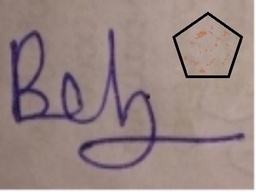
#> input picture test.jpg, 256 x 192 px, shrunk from 472 x 354 before the run
$ python main.py --image test.jpg
#> lines starting #> are read from the running program, lines starting #| are printed output that depends on the picture; after the words box and inside, x2 and y2 are one past the last pixel; in counts of white or black regions, pixels touching at a corner belong together
### DetectionOfCopyMoveForgery.py
import cv2
import os
import numpy as np
from math import sqrt


class DetectionofCopyMoveForgery:

    def __init__(self, img, height, width, blocksize,oklid_threshold,correlation_threshold,vec_len_threshold,num_ofvector_threshold):
        self.img = img
        self.height=height
        self.width=width
        self.blocksize = blocksize
        self.oklid_threshold = oklid_threshold
        self.correlation_threshold = correlation_threshold
        self.vec_len_threshold = vec_len_threshold
        self.num_ofvector_threshold = num_ofvector_threshold

        self.block_vector=[]
        self.sizeof_vector=16;
        self.hough_space = (self.height, self.width,2)
        self.hough_space = np.zeros(self.hough_space)
        self.shiftvector=[]


    def detection_forgery(self):

        self.dct_of_img()
        self.lexicographically_sort_of_vectors()
        self.correlation_of_vectors()

        #son olarakan belirlenen esik degerine gore ayni dogrultudaki shift vektor sayisina gore sahte alanlar belirleniyor.
        max=-1
        for i in range(self.height):
            for j in range(self.width):
                for h in range(2):
                    if(self.hough_space[i][j][h]) > max:
                        max = self.hough_space[i][j][h]
        for i in range(self.height):
            for j in range(self.width):
                self.img[i][j]=0

        for i in range(self.height):
            for j in range(self.width):
                for h in range(2):
                    if (self.hough_space[i][j][h]) >= (max - (max*self.num_ofvector_threshold/100)):
                        for k in range(len(self.shiftvector)):
                            if (self.shiftvector[k][0]==j and self.shiftvector[k][1]==i and self.shiftvector[k][2]==h):
                                cv2.rectangle(self.img,(self.shiftvector[k][3], self.shiftvector[k][4]),(self.shiftvector[k][3]+self.blocksize, self.shiftvector[k][4]+self.blocksize), (255), -1)
                                cv2.rectangle(self.img, (self.shiftvector[k][5], self.shiftvector[k][6]),(self.shiftvector[k][5] + self.blocksize, self.shiftvector[k][6] + self.blocksize), (255), -1)

        path = 'c:/xampp/htdocs/s8project/imguploads/copymove/'
        cv2.imwrite(os.path.join(path ,'copyout.jpg'), self.img)
        cv2.imshow("out",self.img)


    def dct_of_img(self):

        for r in range(0, self.height-self.blocksize, 1):
            for c in range(0, self.width-self.blocksize,1):

                block = self.img[r:r + self.blocksize, c:c + self.blocksize]
                imf = np.float32(block)
                dct = cv2.dct(imf)      # block block dst uyguluyoruz


                QUANTIZATION_MAT_10 = np.array([[80, 60, 50, 80, 120, 200, 255, 255], [55, 60, 70, 95, 130, 255, 255,255],
                                             [70, 65, 80, 120, 200, 255, 255, 255], [70, 85, 110, 145, 255, 255,255,255],
                                             [90, 110, 185,  255, 255,255,255,255], [120, 175, 255, 255,255,255, 255,255],
                                             [255, 255,255,255, 255,255,255,255], [255, 255,255,255, 255,255,255,255]])
                QUANTIZATION_MAT_50 = np.array([[16, 11, 10, 16, 24, 40, 51, 61], [12, 12, 14, 19, 26, 58, 60, 55],
                                             [14, 13, 16, 24, 40, 57, 69, 56], [14, 17, 22, 29, 51, 87, 80, 62],
                                             [18, 22, 37, 56, 68, 109, 103, 77], [24, 35, 55, 64, 81, 104, 113, 92],
                                             [49, 64, 78, 87, 103, 121, 120, 101], [72, 92, 95, 98, 112, 100, 103, 99]])

                QUANTIZATION_MAT_90 = np.array([[3, 2, 2, 3, 5, 8, 10, 12], [2, 2, 3, 4, 5, 12, 12, 11],
                                               [3, 3, 3, 5 ,8, 11, 14, 11], [3, 3, 4, 6, 10, 17, 16, 12],
                                               [4, 4, 7, 11, 14, 22, 21, 15], [5, 7, 11, 13, 16, 12, 23, 18],
                                               [10, 13, 16, 17, 21, 24, 24, 21], [14, 18, 19, 20, 22, 20, 20, 20]])

                # QUANTIZATION_MAT_50_16 = np.array([[2*16, 2.5*11, 2.5*10, 2.5*16,2.5*24,2.5*40,2.5*51,2.5*61,1,1,1,1,1,1,1,1],
                #                                    [2.5*12,2.5*12,2.5*14,2.5*19,2.5*26,2.5*58,2.5*60,2.5*55, 1,1,1,1,1,1,1,1],
                #                                    [2.5*14,2.5*13,2.5*16,2.5*24,2.5*40,2.5*57,2.5*69,2.5*56, 1,1,1,1,1,1,1,1],
                #                                    [2.5*14,2.5*17,2.5*22,2.5*29,2.5*51,2.5*87,2.5*80,2.5*62, 1,1,1,1,1,1,1,1],
                #                                    [2.5*18,2.5*22,2.5*37,2.5*56,2.5*68,2.5*109,2.5*103,2.5*77, 1,1,1,1,1,1,1,1],
                #                                    [2.5*24,2.5*35,2.5*55,2.5*64,2.5*81,2.5*104,2.5*113,2.5*92, 1,1,1,1,1,1,1,1],
                #                                    [2.5*49,2.5*64,2.5*78,2.5*87,2.5*103,2.5*121,2.5*120,2.5*101, 1,1,1,1,1,1,1,1],
                #                                    [2.5*72,2.5*92,2.5*95,2.5*98,2.5*112,2.5*100,2.5*103,2.5*99, 1,1,1,1,1,1,1,1],
                #                                    [1, 1, 1, 1, 1, 1, 1, 1, 1, 1, 1, 1, 1, 1, 1, 1],
                #                                    [1, 1, 1, 1, 1, 1, 1, 1, 1, 1, 1, 1, 1, 1, 1, 1],
                #                                    [1, 1, 1, 1, 1, 1, 1, 1, 1, 1, 1, 1, 1, 1, 1, 1],
                #                                    [1, 1, 1, 1, 1, 1, 1, 1, 1, 1, 1, 1, 1, 1, 1, 1],
                #                                    [1, 1, 1, 1, 1, 1, 1, 1, 1, 1, 1, 1, 1, 1, 1, 1],
                #                                    [1, 1, 1, 1, 1, 1, 1, 1, 1, 1, 1, 1, 1, 1, 1, 1],
                #                                    [1, 1, 1, 1, 1, 1, 1, 1, 1, 1, 1, 1, 1, 1, 1, 1],
                #                                    [1, 1, 1, 1, 1, 1, 1, 1, 1, 1, 1, 1, 1, 1, 1, 1]])


                # dct donusumu quantalama matrisine bolerek sıkıstırırız iliskilere baktigimiz icin buna gerek olmayabilir..
                dct= np.round(np.divide(dct, QUANTIZATION_MAT_90)).astype(int)
                dct = (dct/4).astype(int)
                self.significant_part_extraction(self.zigzag(dct),c,r)


    def zigzag(self,matrix):
        """Scan matrix of zigzag algorithm"""

        vector = []
        n = len(matrix) - 1
        i = 0
        j = 0

        for _ in range(n * 2):
            vector.append(matrix[i][j])

            if j == n:   # right border
                i += 1     # shift
                while i != n:   # diagonal passage
                    vector.append(matrix[i][j])
                    i += 1
                    j -= 1
            elif i == 0:  # top border
                j += 1
                while j != 0:
                    vector.append(matrix[i][j])
                    i += 1
                    j -= 1
            elif i == n:   # bottom border
                j += 1
                while j != n:
                    vector.append(matrix[i][j])
                    i -= 1
                    j += 1
            elif j == 0:   # left border
                i += 1
                while i != 0:
                    vector.append(matrix[i][j])
                    i -= 1
                    j += 1

        vector.append(matrix[i][j])

        return vector

    def significant_part_extraction(self,vector,x,y):

        # 1x64 boyutundaki vectorden sadece alcak freans yani anlamli kismini cikarmak icin belirlenen(16) degere kadar del islemi yapilir.
        del vector[self.sizeof_vector:(self.blocksize*self.blocksize)]
        vector.append(x)  # blogun baslangıc kordinatının x noktası vektorun sonuna ekleniyor
        vector.append(y)  # aynı sekilde y noktası ekleniyor
        # her block sonucunu vector listemize atiyoruz.
        self.block_vector.append(vector)


    def lexicographically_sort_of_vectors(self,):
        #sutun siralaması oldugu icin ters cevirip siralamamiz lazim
        #ayni zamanda son iki yani ters cevirince ilk iki satirida koordinat bilgimiz var bunları sıralamicaz.
        self.block_vector=np.array(self.block_vector)
        self.block_vector= self.block_vector[np.lexsort(np.rot90(self.block_vector)[2:(self.sizeof_vector + 1) + 2 , :])]


        # [20 lines of commented-out code are left out]


    def correlation_of_vectors(self):

        for i in range(len(self.block_vector)):
            if(i+self.correlation_threshold >= len(self.block_vector)):
                self.correlation_threshold -=1
                #vektorleri asagiya dogru belirlenen esik kadar oklid benzerliklerine gore inceliyoruz.
            for j in range(i+1, i + self.correlation_threshold + 1):
                if(self.oklid(self.block_vector[i], self.block_vector[j], self.sizeof_vector) <= self.oklid_threshold):
                    #birbirlerine benzeyelen vektorlerin son indislerinde bulunan konumlarini yeni bir vektorde tutuyoruz.
                    v1=[]
                    v2=[]
                    v1.append(int(self.block_vector[i][-2])) #x1
                    v1.append(int(self.block_vector[i][-1])) #y1
                    v2.append(int(self.block_vector[j][-2])) #x2
                    v2.append(int(self.block_vector[j][-1])) #y2
                    self.elimination_of_weak_vectors(v1,v2,2)


    def elimination_of_weak_vectors(self,vector1,vector2,size):
        #iliskili vektorlerlerin oklid ile uzunluklarini bularak belirlenen esik degerine gore kisa olanlari eliyoruz.
        if(self.oklid(vector1,vector2,size) >= self.vec_len_threshold):
            self.elimination_of_weak_area(vector1,vector2)

    def elimination_of_weak_area(self,vector1,vector2):
        #son olarak belirlenen vektorlerin dogrultulari hesaplanarak , bu dogrultunun hough uzayindaki konumu bir arttırıliyor
        #hangi blockvektorlerin hangi dogrultuyu arttirdigini kaybetmemek icin yeni bir vektor olusturularak once dogrultu sonra
        #kendi koordinatlari vektorde tutuluyor ve bu vektorlerde block block shift vektore atiliyor.
        c = abs(vector2[0]-vector1[0])
        r = abs(vector2[1]-vector1[1])
        if (vector2[0]>=vector1[0]):
            if(vector2[1]>=vector1[1]):
                z = 0
            else:
                z = 1

        if (vector1[0] > vector2[0]):
            if (vector1[1] >= vector2[1]):

                z = 0
            else:
                z = 1
        self.hough_space[r][c][z] +=1
        vector=[]
        vector.append(c)
        vector.append(r)
        vector.append(z)
        vector.append(vector1[0])
        vector.append(vector1[1])
        vector.append(vector2[0])
        vector.append(vector2[1])
        self.shiftvector.append(vector)  # sirasiyla hough kordinati , 1.vektorun kordinati, 2.vektorun kordinati


    def oklid(self,vector1,vector2,size):
        sum=0
        for i in range(size):
            sum += (vector2[i]-vector1[i])**2

        return sqrt(sum)

### main.py
from DetectionOfCopyMoveForgery import *
import argparse

def getFmeasure(orginal_img, test_img, width, height):

    DP=0
    YP=0
    YN=0
    for i in range(height):
        for j in range(width):
            if orginal_img[i][j]==255 and test_img[i][j]==255:
                DP +=1
            if orginal_img[i][j]==0 and test_img[i][j]==255:
                YP +=1
            if orginal_img[i][j]==255 and test_img[i][j]==0:
                YN +=1

    precision =DP/(DP+YP)
    recall =DP/(DP+YN)

    return 2*((precision*recall)/(precision+recall))

# [11 lines of commented-out code are left out]


ap = argparse.ArgumentParser()
ap.add_argument("-i", "--image", required=True, help="Path to the image")
args = vars(ap.parse_args())
inp = args["image"]
img = cv2.imread(inp ,0)
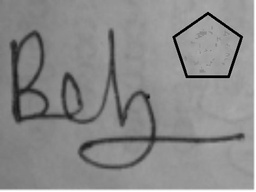
#> img: shape (192, 256); min 0, max 255, mean 138.1
height = img.shape[0]
#> height = 192
width = img.shape[1]
#> width = 256
# (img, height, width, blocksize, oklid_threshold, correlation_threshold, vec_len_threshold, num_ofvector_threshold)
asd = DetectionofCopyMoveForgery(img, height, width, 8,3.5,8,100,5)
asd.detection_forgery()
#> after the loop in detection_forgery, `for i in range(self.height):`: self.img: shape (192, 256); every value is 0
#> after the loop in detection_forgery, `for i in range(self.height):`:
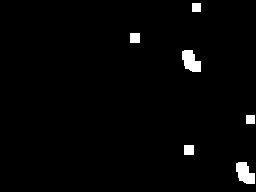
#> self.img: shape (192, 256); 1.9% white; 6 white regions, box (x1, y1, x2, y2) and area: (182, 50, 201, 72) 296, (236, 162, 255, 184) 296, (130, 33, 140, 43) 100, (184, 145, 194, 155) 100, (192, 3, 201, 12) 81, (246, 115, 255, 124) 81
cv2.waitKey(0)
original_img = cv2.imread(r"C:\\Desert.jpg",0)
print(getFmeasure(original_img,img,width,height))
#> (the run stopped early here; a loop or call above may not have finished)

$ run again, on ban.jpg
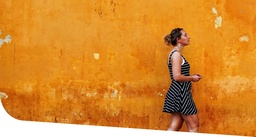
#> input picture ban.jpg, 256 x 137 px, shrunk from 1920 x 1026 before the run
#> `img = cv2.imread(inp ,0)`:
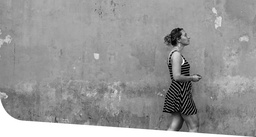
#> img: shape (137, 256); min 0, max 255, mean 151.1
#> after the loop in detection_forgery, `for i in range(self.height):`:
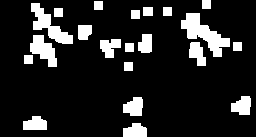
#> self.img: shape (137, 256); 14.1% white; 21 white regions, largest, box (x1, y1, x2, y2) and area: (181, 13, 230, 57) 893, (31, 3, 73, 44) 661, (30, 35, 57, 67) 493
